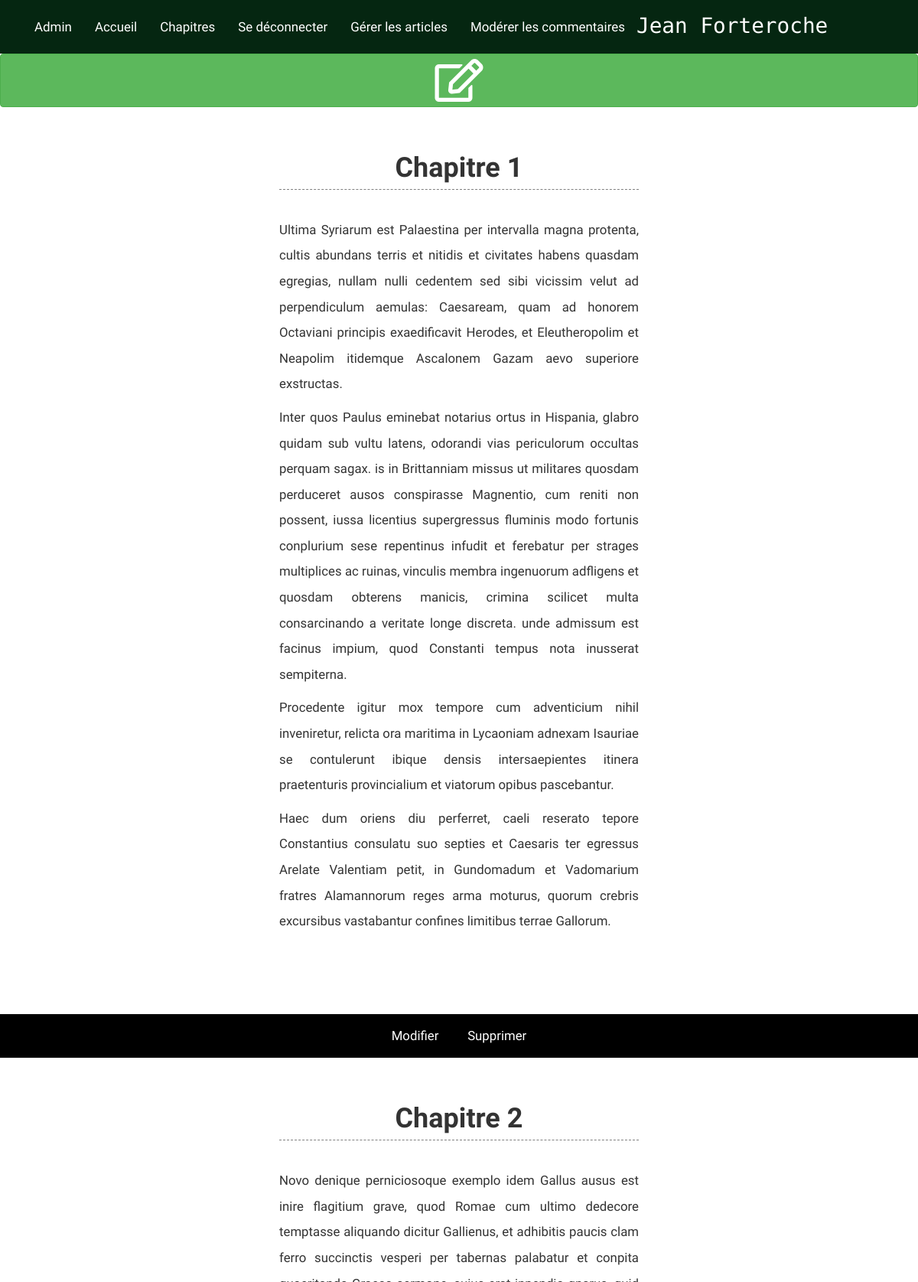
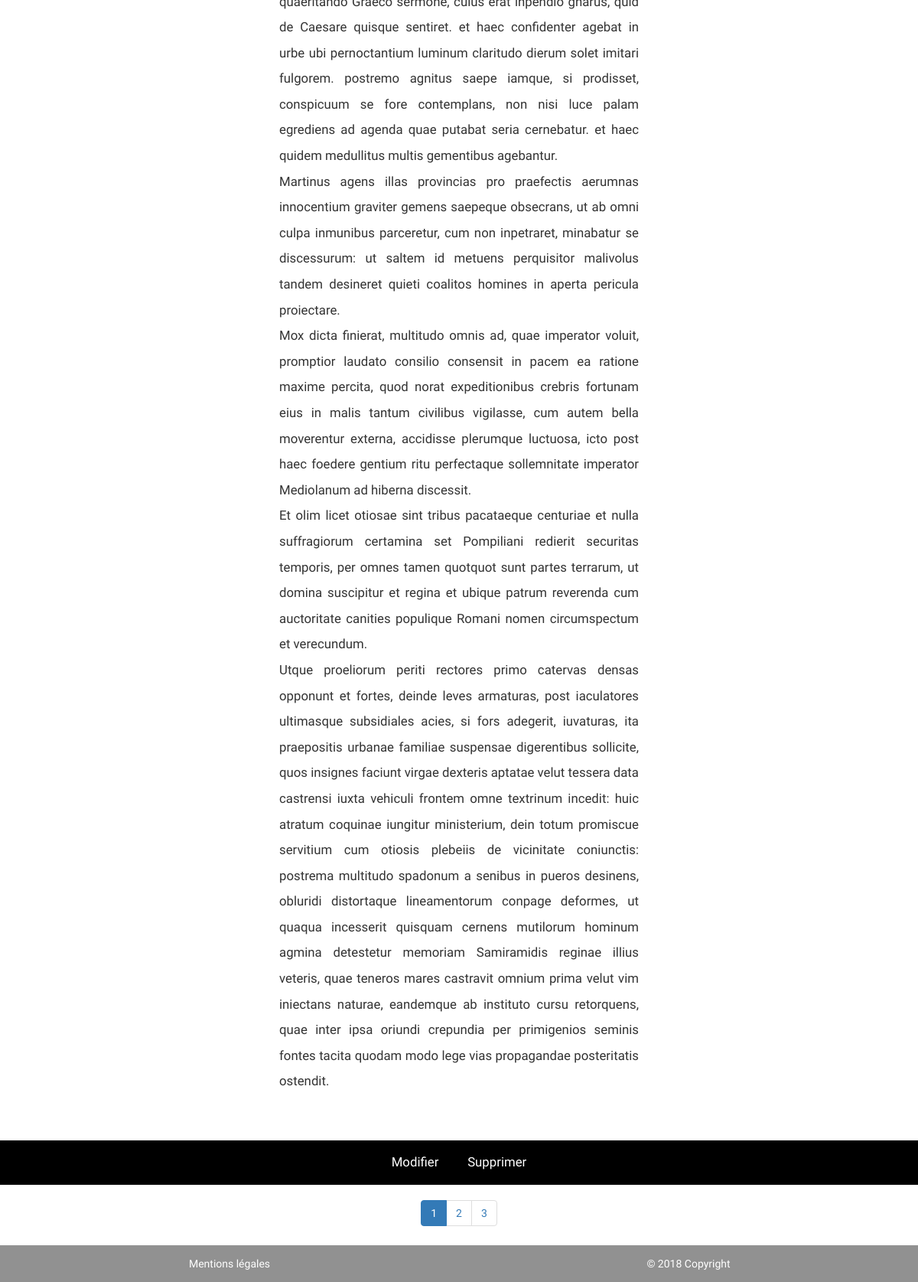
/index.php?controller=post&action=postsAdmin (signed in), run on the app's committed database (2 pictures, top to bottom).
### tables this page shows
CREATE TABLE `articles` (
  `id` int(11) NOT NULL,
  `title` varchar(255) NOT NULL,
  `content` text NOT NULL
);

### Framework/Router.php (called while the page is built, shortened)
<?php
class Router
{
    public function requestRouter()
    {
        try {
            $request = new Request(array_merge($_GET, $_POST));
            $controller = $this->createController($request);
            $action = $this->createAction($request);
            $controller->executeAction($action);
        }
        catch (Exception $e)
        {
            $this->manageError($e);
        }
    }
    private function createController(Request $request)
    {
        $controller = "Post";
        if ($request->existParameter('controller'))
        {
            $controller = $request->getParameter('controller');
            $controller = ucfirst (strtolower($controller));
        }
        $classController = $controller . "Controller";
        $fileController = "controller/" . $classController . ".php";
        if (file_exists($fileController))
        {
            $controller = new $classController();
            $controller->setRequest($request);
            return $controller;
        }
        else
            throw new Exception("Fichier '$fileController' introuvable");
    }
    private function createAction(Request $request)
    {
        $action = "index";
        if ($request->existParameter('action'))
        {
            $action = $request->getParameter('action');
        }
        return $action;
    }
}

### index.php (called while the page is built, shortened)
<?php
require('Framework/Router.php');
$router = new Router ();
$router->requestRouter();

### Framework/Manager.php (called while the page is built, shortened)
<?php
abstract class Manager {
    private $db;
    protected function executeARequest($sql, $params = null)
    {
        if ($params === null)
        {
            $result = $this->getDb()->query($sql);
        }
        else
        {
            $result = $this->getDb()->prepare($sql);
            $result->execute($params);
        }
        return $result;
    }
    public function getDb()
    {
        if ($this->db === null)
        {
            $this->db = new PDO('mysql:host=localhost;dbname=blog;charset=utf8', 'root', '');
        }
        return $this->db;
    }
}

### model/UserManager.php (called while the page is built, shortened)
<?php
require_once("Framework/Manager.php");
require_once("model/entities/User.php");
class UserManager extends Manager
{
    public function adminConnection($username)
    {
        $request = $this->executeARequest('SELECT username, groups FROM users WHERE username = ?', array($username));
        $result = $request->fetch();
        $user = new User($result);
        return $user->getGroups() === 'admin';
    }
}

### model/entities/User.php (called while the page is built, shortened)
<?php
class User
{
    private $id, $username, $pass, $email, $registrationDate, $groups ;
    public function hydrate(array $data)
    {
        foreach ($data as $key => $value)
        {
            $method = 'set'.ucfirst($key);
        }
    }
    public function getGroups()
    {
        return $this->groups;
    }
    public function setGroups($groups)
    {
        $this->groups = $groups;
    }
}

### model/PostManager.php (called while the page is built, shortened)
<?php
require_once("Framework/Manager.php");
require_once("model/entities/Post.php");
class PostManager extends Manager
{
    public function getPosts($start = 0, $articlesPerPage = 2)
    {
        $results = $this->executeARequest('SELECT id, title, content FROM articles LIMIT ' .$articlesPerPage. ' OFFSET ' .$start);
        $posts = [];
        foreach ($results as $element)
        {
            $post = new Post($element);
            $posts[] = $post;
        }
        return $posts;
    }
}

### model/entities/Post.php (called while the page is built, shortened)
<?php
class Post
{
    private $id, $title, $content ;
    public function hydrate(array $data)
    {
        foreach ($data as $key => $value)
        {
            $method = 'set'.ucfirst($key);
        }
    }
    public function getId()
    {
        return $this->id;
    }
    public function setId($id)
    {
        $this->id = $id;
    }
    public function getTitle()
    {
        return $this->title;
    }
    public function setTitle($title)
    {
        $this->title = htmlspecialchars($title);
    }
    public function getContent()
    {
        return $this->content;
    }
    public function setContent($content)
    {
        $this->content = $content;
    }
}

### view/PostsadminView.php (the view, shortened to what this page needs)
  <a role="button" class="btn btn-success" href="index.php?controller=post&amp;action=createPost"><i class="far fa-edit"></i></a></button>
<?php foreach ($posts as $post) { ?>
    <article class="col-xs-12 col-sm-8 col-md-4 col-lg-5 article">
        <h1><?= $post->getTitle(); ?></h1>
        <p><?= $post->getContent(); ?></p>
    </article>
    <div id="postActions">
        <a href= "index.php?controller=Post&amp;action=editPost&amp;id=<?= $post->getId() ?>">Modifier</a>
        <a href= "index.php?controller=Post&amp;action=deletePost&amp;id=<?= $post->getId() ?>">Supprimer</a>
    </div>
<?php } ?>
<nav id="paginationNav">
    <ul class="pagination">
        <?php for ($i=1; $i<=$pageTotales;$i++) { ?>
            <li class="page-item <?php if ($currentPage === $i) { echo 'active'; } ?>">
                <a class="page-link" href="index.php?action=postsAdmin&amp;page=<?= $i ?>"><?= $i ?></a>
            </li>
        <?php } ?>
    </ul>
</nav>

### public/css/styles-small.css (style rules this page uses)
body { padding-top: 5em; font-family: 'Karma', serif; background-color: white; display: flex; flex-direction: column; min-height: 100vh; }
article { text-align: justify; line-height: 2; font-size: 1.2em; }
h1 { padding: 0.2em; border-bottom: 1px dashed grey; text-align: center; font-family: 'Dancing Script', cursive; font-weight: bold; margin: 1em auto; }
.article { margin: 1em auto 3em auto; }
#paginationNav { margin: auto; }
.far.fa-edit { font-size: 4em; color: white; width: 10em; }
#postActions { padding: 1em; background-color: black; text-align: center; font-size: 1.2em; }
#postActions > a { margin: 1em; color: white; }

### data on the page
articles: title "Chapitre 1", content "Ultima Syriarum est Palaestina per intervalla magna protenta, cultis abundans terris et nitidis et civitates habens quasdam egregias, nullam nulli cedentem sed sibi vicissim velut ad perpendiculum aemulas: Caesaream, quam ad honorem Octaviani principis exaedificavit Herodes, et Eleutheropolim et Neapolim itidemque Ascalonem Gazam aevo superiore exstructas. Inter quos Paulus eminebat notarius ortus in Hispania, glabro quidam sub vultu latens, odorandi vias periculorum occultas perquam sagax. is in Brittanniam missus ut militares quosdam perduceret ausos conspirasse Magnentio, cum reniti non possent, iussa licentius supergressus fluminis modo fortunis conplurium sese repentinus infudit et…"
articles: title "Chapitre 2", content "Novo denique perniciosoque exemplo idem Gallus ausus est inire flagitium grave, quod Romae cum ultimo dedecore temptasse aliquando dicitur Gallienus, et adhibitis paucis clam ferro succinctis vesperi per tabernas palabatur et conpita quaeritando Graeco sermone, cuius erat inpendio gnarus, quid de Caesare quisque sentiret. et haec confidenter agebat in urbe ubi pernoctantium luminum claritudo dierum solet imitari fulgorem. postremo agnitus saepe iamque, si prodisset, conspicuum se fore contemplans, non nisi luce palam egrediens ad agenda quae putabat seria cernebatur. et haec quidem medullitus multis gementibus agebantur. Martinus agens illas provincias pro praefectis aerumnas innocentium…"

### other printed values
$_SESSION['username'] "Admin"
